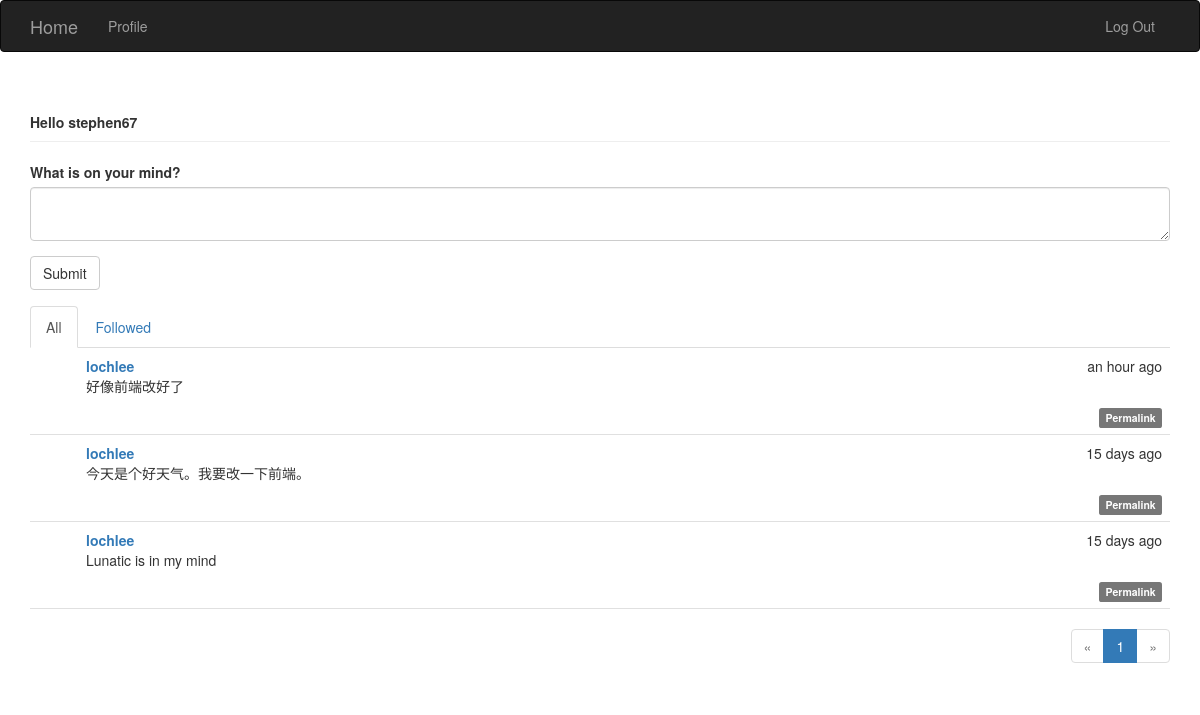
/ (signed in), run on the app's committed database.
### app/models.py (models this page shows, shortened)
class User(db.Model,UserMixin):
	__tablename__='users'
	id=db.Column(db.Integer,primary_key=True)
	email=db.Column(db.String(64),unique=True,index=True)
	username=db.Column(db.String(64),unique=True)
	role_id=db.Column(db.Integer,db.ForeignKey('roles.id'))
	password_hash=db.Column(db.String(128))
	confirmed=db.Column(db.Boolean,default=False)
	name=db.Column(db.String(64))
	location=db.Column(db.String(64))
	about_me=db.Column(db.Text())
	member_since=db.Column(db.DateTime(),default=datetime.utcnow)
	last_seen=db.Column(db.DateTime(),default=datetime.utcnow)
	posts=db.relationship('Post',backref='author',lazy='dynamic')
	followers=db.relationship('Follow',foreign_keys=[Follow.followed_id],backref=db.backref('followed',lazy='joined'),lazy='dynamic',cascade='all,delete-orphan')
	followed=db.relationship('Follow',foreign_keys=[Follow.follower_id],backref=db.backref('follower',lazy='joined'),lazy='dynamic',cascade='all,delete-orphan')
	comments=db.relationship('Comment',backref='author',lazy='dynamic')
	photo=db.relationship('Photo',backref='user')
	def can(self,permissions):
		return self.role is not None and (self.role.permissions&permissions)==permissions
	def is_administrator(self):
		return self.can(Permission.ADMINISTER)
	def ping(self):
		self.last_seen=datetime.utcnow()
		db.session.add(self)
	@property
	def password(self):
		raise AttributeError('password is not a readable attribute')

class Post(db.Model):
	__tablename__='posts'
	id=db.Column(db.Integer,primary_key=True)
	body=db.Column(db.Text)
	timestamp=db.Column(db.DateTime,index=True,default=datetime.utcnow)
	author_id=db.Column(db.Integer,db.ForeignKey('users.id'))
	body_html=db.Column(db.Text)
	comments=db.relationship('Comment',backref='post',lazy='dynamic')

### app/main/views.py (the view)
@main.route('/', methods=['GET', 'POST'])
def index():
    form = PostForm()
    show_followed=False
    if current_user.is_authenticated:
        show_followed=bool(request.cookies.get('show_followed',''))
    if show_followed:
        query=current_user.followed_posts
    else:
        query=Post.query
    page=request.args.get('page',1,type=int)
    pagination=query.order_by(Post.timestamp.desc()).paginate(page,per_page=current_app.config['POSTS_PER_PAGE'],error_out=False)
    posts=pagination.items
    if current_user.can(Permission.WRITE_ARTICLES) and form.validate_on_submit():
        post=Post(body=form.body.data,author=current_user._get_current_object())
        db.session.add(post)
        return redirect(url_for('main.index'))
    return render_template('index.html',form=form,posts=posts,pagination=pagination,show_followed=show_followed)

### app/main/forms.py
class PostForm(FlaskForm):
	body=PageDownField("What is on your mind?",validators=[Required()])
	submit=SubmitField('Submit')

### app/auth/views.py (called while the page is built)
@auth.before_app_request
def before_request():
	if current_user.is_authenticated:
		current_user.ping()
		if not current_user.confirmed and request.endpoint[:5]!='auth.' and request.endpoint!='static':
			return redirect(url_for('auth.unconfirmed'))

### app/main/__init__.py (called while the page is built)
@main.app_context_processor
def inject_permissions():
	return dict(Permission=Permission)

### app/models.py (called while the page is built)
@login_manager.user_loader
def load_user(user_id):
	return User.query.get(int(user_id))

### app/templates/index.html (shortened to what this page needs)
{% extends "base.html" %}
{% import "bootstrap/wtf.html" as wtf %}
{% import "_macros.html" as macro %}
{% block page_content %}
<div class="page-header">
	{% if current_user.is_authenticated %}
		<b>Hello {{current_user.username}}</b>
	{% else %}
		<b>Hello Stranger</b>
	{% endif %}
</div>
<div>
	{% if current_user.can(Permission.WRITE_ARTICLES) %}
	{{ wtf.quick_form(form) }}
	{% endif %}
</div>
<div class="post-tabs">
	<ul class="nav nav-tabs">
		<li {% if not show_followed %} class="active"{% endif %}> <a href="{{url_for('.show_all')}}"> All </a></li>
		{% if current_user.is_authenticated %}
		<li {% if show_followed %} class="active" {% endif %}> <a href="{{url_for('.show_followed')}}">Followed</a></li>
		{% endif %}
	</ul>
	{% include '_posts.html' %}
</div>
{% if pagination %}
<div class="pagination">
	{{macro.pagination_widget(pagination,'.index')}}
</div>
{% endif %}
{% endblock %}

### app/templates/_posts.html (shortened to what this page needs)
<ul class="posts">
    {% for post in posts %}
    <li class="post">
        <div class="post-content">
            <div class="post-date">
                {{moment(post.timestamp).fromNow()}}
            </div>
            <div class="post-author">
                <a href="{{url_for('main.user',username=post.author.username)}}">
				{{post.author.username}}
			</a>
            </div>
            <div class="post-body">
            	{% if post.body_html %}
            		{{post.body_html|safe}}
        		{% else %}
                	{{post.body}}
            	{% endif %}
            </div>
            <div class="post-footer">
            	<a href="{{url_for('.post',id=post.id)}}">
            		<span class="label label-default">Permalink</span>
            	</a>
            </div>
        </div>
    </li>
    {% endfor %}
</ul>

### app/static/styles.css (style rules this page uses)
div.post-tabs { margin-top: 16px; }
ul.posts { list-style-type: none; padding: 0px; margin: 16px 0px 0px 0px; border-top: 1px solid #e0e0e0; }
div.post-tabs ul.posts { margin: 0px; border-top: none; }
ul.posts li.post { padding: 8px; border-bottom: 1px solid #e0e0e0; }
div.post-date { float: right; }
div.post-author { font-weight: bold; }
div.post-content { margin-left: 48px; min-height: 48px; }
div.post-footer { text-align: right; }
div.pagination { width: 100%; text-align: right; padding: 0px; margin: 0px; }

### data on the page
User: username "stephen67"
Post: timestamp "an hour ago", author.username "lochlee", body_html "好像前端改好了"
Post: timestamp "15 days ago", author.username "lochlee", body_html "今天是个好天气。我要改一下前端。"
Post: timestamp "15 days ago", author.username "lochlee", body_html "Lunatic is in my mind"

### other printed values
{{ p }} "1"
